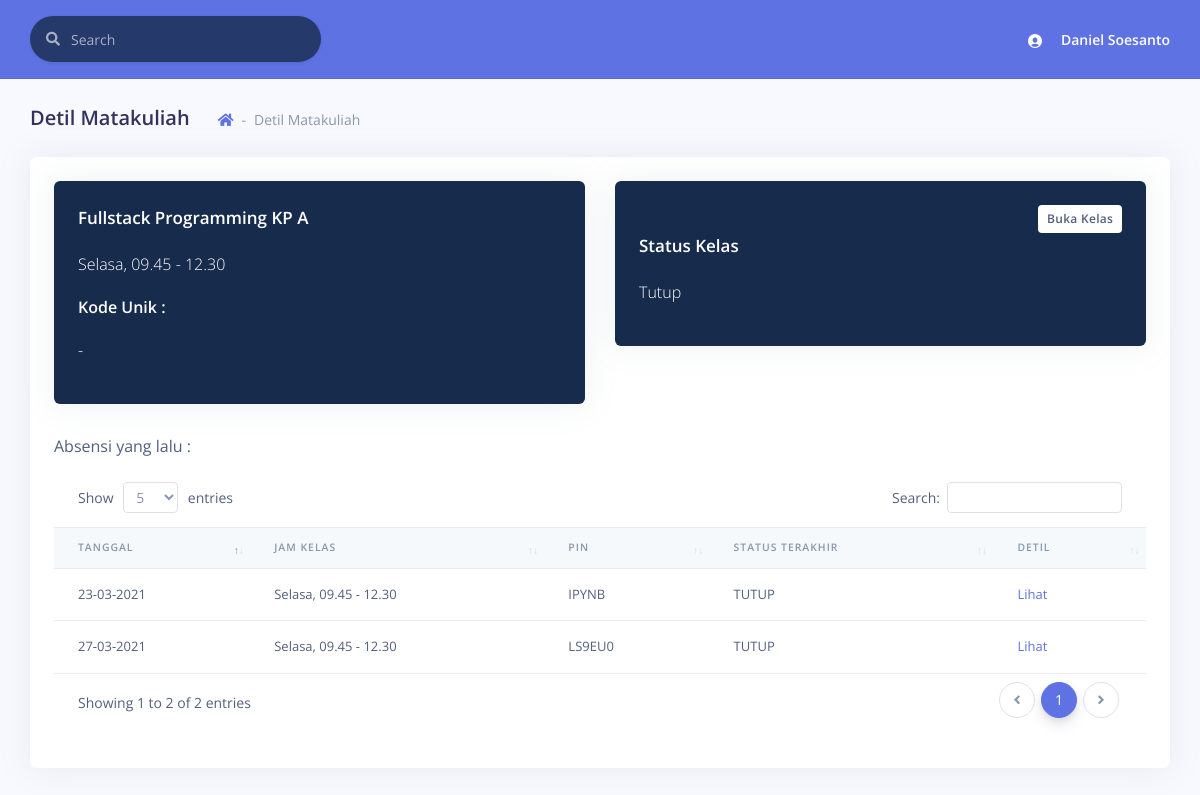
/detil_matkul.php?mkid=1 (signed in), run on the app's committed database.
### tables this page shows
CREATE TABLE IF NOT EXISTS `matakuliahs` (
  `id` INT(11) NOT NULL AUTO_INCREMENT,
  `nama` VARCHAR(45) NOT NULL,
  PRIMARY KEY (`id`));

CREATE TABLE IF NOT EXISTS `matakuliahs_buka` (
  `id` INT(11) NOT NULL AUTO_INCREMENT,
  `kp` VARCHAR(45) NOT NULL,
  PRIMARY KEY (`id`));

CREATE TABLE IF NOT EXISTS `jadwals` (
  `id` INT(11) NOT NULL AUTO_INCREMENT,
  `hari` VARCHAR(45) NOT NULL,
  `jam_mulai` VARCHAR(45) NOT NULL,
  `jam_selesai` VARCHAR(45) NOT NULL,
  PRIMARY KEY (`id`));

CREATE TABLE IF NOT EXISTS `matakuliahs_kp` (
  `matakuliahs_id` INT(11) NOT NULL,
  `matakuliahs_buka_id` INT(11) NOT NULL,
  `kapasitas` VARCHAR(45) NOT NULL,
  `dosen_id` INT NOT NULL,
  `status` TINYINT NULL DEFAULT 0,
  `e_code` VARCHAR(45) NULL,
  PRIMARY KEY (`matakuliahs_id`, `matakuliahs_buka_id`),
  INDEX `fk_matakuliahs_has_matakuliahs_buka_matakuliahs_buka1_idx` (`matakuliahs_buka_id` ASC),
  INDEX `fk_matakuliahs_has_matakuliahs_buka_matakuliahs1_idx` (`matakuliahs_id` ASC),
  CONSTRAINT `fk_matakuliahs_has_matakuliahs_buka_matakuliahs1`
    FOREIGN KEY (`matakuliahs_id`)
    REFERENCES `matakuliahs` (`id`)
    ON DELETE NO ACTION
    ON UPDATE NO ACTION,
  CONSTRAINT `fk_matakuliahs_has_matakuliahs_buka_matakuliahs_buka1`
    FOREIGN KEY (`matakuliahs_buka_id`)
    REFERENCES `matakuliahs_buka` (`id`)
    ON DELETE NO ACTION
    ON UPDATE NO ACTION);

CREATE TABLE IF NOT EXISTS `kehadirans` (
  `id` INT NOT NULL AUTO_INCREMENT,
  `mahasiswas_id` INT(11) NOT NULL,
  `matakuliahs_id` INT(11) NOT NULL,
  `matakuliahs_buka_id` INT(11) NOT NULL,
  `jadwals_id` INT(11) NOT NULL,
  `tanggal` DATETIME NULL DEFAULT NULL,
  `status` ENUM('HADIR', 'TIDAK HADIR', 'IZIN') NULL DEFAULT 'HADIR',
  `e_code` VARCHAR(45) NULL DEFAULT NULL,
  PRIMARY KEY (`id`),
  INDEX `fk_mahasiswas_has_matakuliahs_has_matakuliahs_buka_has_jadw_idx` (`matakuliahs_id` ASC, `matakuliahs_buka_id` ASC, `jadwals_id` ASC),
  INDEX `fk_mahasiswas_has_matakuliahs_has_matakuliahs_buka_has_jadw_idx1` (`mahasiswas_id` ASC),
  CONSTRAINT `fk_mahasiswas_has_matakuliahs_has_matakuliahs_buka_has_jadwal1`
    FOREIGN KEY (`mahasiswas_id`)
    REFERENCES `mahasiswas` (`id`)
    ON DELETE NO ACTION
    ON UPDATE NO ACTION,
  CONSTRAINT `fk_mahasiswas_has_matakuliahs_has_matakuliahs_buka_has_jadwal2`
    FOREIGN KEY (`matakuliahs_id` , `matakuliahs_buka_id` , `jadwals_id`)
    REFERENCES `jadwal_matakuliahs` (`matakuliahs_id` , `matakuliahs_buka_id` , `jadwals_id`)
    ON DELETE NO ACTION
    ON UPDATE NO ACTION);

### detil_matkul.php (the view, shortened to what this page needs)
<!DOCTYPE html>
<html>
<head>
    <link rel="stylesheet" href="./assets/vendor/nucleo/css/nucleo.css" type="text/css">
    <link rel="stylesheet" href="./assets/vendor/@fortawesome/fontawesome-free/css/all.min.css" type="text/css">
    <link rel="stylesheet" href="./assets/css/argon.css?v=1.1.0" type="text/css">
    <link href="https://cdnjs.cloudflare.com/ajax/libs/limonte-sweetalert2/7.33.1/sweetalert2.min.css" rel="stylesheet">
    <link rel="stylesheet" href="./assets/vendor/datatables.net-bs4/css/dataTables.bootstrap4.min.css">
    <link rel="stylesheet" href="./assets/vendor/datatables.net-buttons-bs4/css/buttons.bootstrap4.min.css">
    <link rel="stylesheet" href="./assets/vendor/datatables.net-select-bs4/css/select.bootstrap4.min.css">
</head>
<?php
$idmatakuliah = $_GET['mkid'];
$mysqli = konek('localhost', 'root', '', 'presensi_cloud');
?>
<body>
    <div class="main-content" id="panel">
        <nav class="navbar navbar-top navbar-expand navbar-light bg-primary border-bottom">
            <div class="container-fluid">
                <div class="collapse navbar-collapse" id="navbarSupportedContent">
                    <form class="navbar-search navbar-search-dark form-inline mr-sm-3" id="navbar-search-main">
                        <div class="form-group mb-0">
                            <div class="input-group input-group-alternative input-group-merge">
                                <div class="input-group-prepend">
                                    <span class="input-group-text"><i class="fas fa-search"></i></span>
                                </div>
                                <input class="form-control" placeholder="Search" type="text">
                            </div>
                        </div>
                    </form>
                    <ul class="navbar-nav align-items-center ml-auto ml-md-0">
                        <li class="nav-item dropdown">
                            <a class="nav-link pr-0" href="#" role="button" data-toggle="dropdown" aria-haspopup="true" aria-expanded="false">
                                <div class="media align-items-center">
                                    <span class="avatar avatar-sm rounded-circle bg-transparent">
                                        <i class="ni ni-circle-08 bg-transparent"></i>
                                    </span>
                                    <div class="media-body ml-2 d-none d-lg-block">
                                        <span class="mb-0 text-sm  font-weight-bold text-white"><?php echo $_SESSION['nama'] ?></span>
                                    </div>
                                </div>
                            </a>
                        </li>
                    </ul>
                </div>
            </div>
        </nav>
        <div class="header pb-6">
            <div class="container-fluid">
                <div class="header-body">
                    <div class="row align-items-center py-4">
                        <div class="col-lg-6 col-7">
                            <h6 class="h2 d-inline-block mb-0">Detil Matakuliah</h6>
                            <nav aria-label="breadcrumb" class="d-none d-md-inline-block ml-md-4">
                                <ol class="breadcrumb breadcrumb-links">
                                    <li class="breadcrumb-item"><a href="dashboard.php"><i class="fas fa-home"></i></a></li>
                                    <li class="breadcrumb-item active" aria-current="page">Detil Matakuliah</li>
                                </ol>
                            </nav>
                        </div>
                    </div>
                </div>
            </div>
        </div>
        <div class="container-fluid mt--6">
            <div class="row">
                <div class="col-12">
                    <div class="card bg-bg-white border-0">
                        <div class="card-body">
                            <div class="row">
                                <div class="col-12">
                                    <div class="row">
                                        <div class="col-6">
                                            <div class="card bg-default">
                                                <div class="card-body">
                                                    <?php
                                                    $mysqli->select_db('presensi_cloud_' . $_SESSION['jid']);
                                                    $sql = "SELECT *, a.id as id_mk,c.id as id_kp, f.id as id_hari FROM matakuliahs a INNER JOIN matakuliahs_kp b ON
          a.id=b.matakuliahs_id INNER JOIN matakuliahs_buka c ON b.matakuliahs_buka_id=c.id INNER JOIN jadwal_matakuliahs e
          ON a.id=e.matakuliahs_id INNER JOIN jadwals f ON e.jadwals_id=f.id WHERE a.id=" . $idmatakuliah;
                                                    $stmt = $mysqli->prepare($sql);
                                                    $stmt->execute();
                                                    $res = $stmt->get_result();
                                                    while ($row = $res->fetch_assoc()) {
                                                        $nama = $row['nama'];
                                                        $hari = $row['hari'];
                                                        $jamm = $row['jam_mulai'];
                                                        $jams = $row['jam_selesai'];
                                                        $kp = $row['kp'];
                                                        $kpid = $row['id_kp'];
                                                        $kodeun = $row['e_code'];
                                                        if ($kodeun == '') {
                                                            $kodeun = '-';
                                                        }
                                                    }
                                                    echo "<h3 class='card-title text-white'>" . $nama . ' KP ' . $kp . '</h3>';
                                                    echo "<p class='text-white'>" . $hari . ", " . $jamm . " - " . $jams . '</p>';
                                                    echo "<p class='font-weight-bold text-white'> Kode Unik : <p class='text-white' id='kunik'>" . $kodeun . "</p></p>";
                                                    ?>
                                                </div>
                                            </div>
                                        </div>
                                        <div class="col-6">
                                            <div class="card bg-default">
                                                <div class="card-body">
                                                    <div class="d-flex justify-content-between">
                                                        <a href="#" class="mr-4">&nbsp</a>
                                                        <button type="button" id="btntogglekelas" class="btn btn-sm bg-white float-right">
                                                            <?php
                                                            $mysqli->select_db('presensi_cloud_' . $_SESSION['jid']);
                                                            $sql = "SELECT * from matakuliahs_kp WHERE matakuliahs_id=" . $idmatakuliah . " AND matakuliahs_buka_id=" . $kpid;
                                                            $stmt = $mysqli->prepare($sql);
                                                            $stmt->execute();
                                                            $res = $stmt->get_result();
                                                            $row = $res->fetch_assoc();
                                                            if ($row['status'] == 0) {
                                                                $statusKelasss = 'Buka Kelas';
                                                                echo $statusKelasss;
                                                            } else {
                                                                $statusKelasss = 'Tutup Kelas';
                                                                echo $statusKelasss;
                                                            }
                                                            ?>
                                                        </button>
                                                    </div>
                                                    <h3 class="card-title text-white">Status Kelas</h3>
                                                    <blockquote class="blockquote text-white mb-0">
                                                        <p id='statusKelass'>
                                                            <?php
                                                            $mysqli->select_db('presensi_cloud_' . $_SESSION['jid']);
                                                            $sql = "SELECT * from matakuliahs_kp WHERE matakuliahs_id=" . $idmatakuliah . " AND matakuliahs_buka_id=" . $kpid;
                                                            $stmt = $mysqli->prepare($sql);
                                                            $stmt->execute();
                                                            $res = $stmt->get_result();
                                                            $row = $res->fetch_assoc();
                                                            if ($row['status'] == 0) {
                                                                $statusKelass = 'Tutup';
                                                                echo $statusKelass;
                                                            } else {
                                                                $statusKelass = 'Buka';
                                                                echo $statusKelass;
                                                            }
                                                            ?>
                                                        </p>
                                                    </blockquote>
                                                </div>
                                            </div>
                                        </div>
                                    </div>
                                    Absensi yang lalu :
                                    <div class="table-responsive py-4">
                                        <table class="table table-flush" id="datatable-basic">
                                            <thead class="thead-light">
                                                <tr>
                                                    <th>Tanggal</th>
                                                    <th>Jam Kelas</th>
                                                    <th>Pin</th>
                                                    <th>Status Terakhir</th>
                                                    <th>Detil</th>
                                                </tr>
                                            </thead>
                                            <tbody>
                                                <?php
                                                $sql = "SELECT *, a.id as id_mk, b.status as status_matkul, c.id as id_kp, f.id as id_hari, k.e_code as code FROM kehadirans k INNER JOIN matakuliahs a ON k.matakuliahs_id=a.id INNER JOIN matakuliahs_kp b ON
          a.id=b.matakuliahs_id INNER JOIN matakuliahs_buka c ON b.matakuliahs_buka_id=c.id INNER JOIN jadwal_matakuliahs e
          ON a.id=e.matakuliahs_id INNER JOIN jadwals f ON e.jadwals_id=f.id WHERE k.matakuliahs_id=" . $idmatakuliah . " AND k.matakuliahs_buka_id=" . $kpid . " GROUP BY code ORDER BY k.tanggal ASC";
                                                $stmt = $mysqli->prepare($sql);
                                                $stmt->execute();
                                                $res = $stmt->get_result();
                                                while ($row = $res->fetch_assoc()) {
                                                    $tanggal = date_format(date_create($row['tanggal']), "d-m-Y");
                                                    $hari = $row['hari'];
                                                    $jamm = $row['jam_mulai'];
                                                    $jams = $row['jam_selesai'];
                                                    $kode = $row['code'];
                                                    $status = $row['status_matkul'];
                                                    if ($status == 0) {
                                                        $status = 'TUTUP';
                                                    } else {
                                                        $status = 'BUKA';
                                                    }
                                                    echo "
                                                <tr>
                                                <td>$tanggal</td>
                                                <td>$hari, $jamm - $jams</td>
                                                <td>$kode</td>
                                                <td>$status</td>
                                                <td><a href='detil_absensi.php?ekode=$kode&mkid=$idmatakuliah&kpid=$kpid&tgl=$tanggal'>Lihat</a></td>
                                                </tr>
                                                ";
                                                }
                                                ?>
                                            </tbody>
                                        </table>
                                    </div>
                                </div>
                            </div>
                        </div>
                    </div>
                </div>
            </div>
</body>
</html>

### data on the page
matakuliahs: nama "Fullstack Programming", matakuliahs_buka.kp "A", jadwals.hari "Selasa", jadwals.jam_mulai "09.45", jadwals.jam_selesai "12.30"
matakuliahs_kp: status "Buka Kelas", status "Tutup"
kehadirans: tanggal "23-03-2021", jadwals.hari "Selasa", jadwals.jam_mulai "09.45", jadwals.jam_selesai "12.30", e_code "IPYNB", matakuliahs_kp.status "TUTUP"
kehadirans: tanggal "27-03-2021", jadwals.hari "Selasa", jadwals.jam_mulai "09.45", jadwals.jam_selesai "12.30", e_code "LS9EU0", matakuliahs_kp.status "TUTUP"

### other printed values
$_SESSION['nama'] "Daniel Soesanto"
$kodeun "-"
